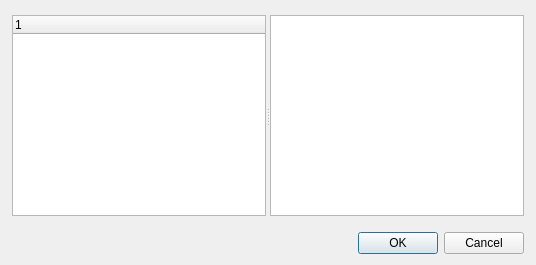
<?xml version="1.0" encoding="UTF-8"?>
<ui version="4.0">
 <class>Dialog_XP_GetDir</class>
 <widget class="QDialog" name="Dialog_XP_GetDir">
  <property name="geometry">
   <rect>
    <x>0</x>
    <y>0</y>
    <width>536</width>
    <height>265</height>
   </rect>
  </property>
  <property name="windowTitle">
   <string>Browse For Folder</string>
  </property>
  <layout class="QGridLayout" name="gridLayout">
   <property name="leftMargin">
    <number>12</number>
   </property>
   <property name="topMargin">
    <number>15</number>
   </property>
   <property name="rightMargin">
    <number>12</number>
   </property>
   <item row="0" column="0">
    <widget class="QSplitter" name="splitter">
     <property name="orientation">
      <enum>Qt::Horizontal</enum>
     </property>
     <widget class="QTreeWidget" name="drives_TV">
      <column>
       <property name="text">
        <string notr="true">1</string>
       </property>
      </column>
     </widget>
     <widget class="QTreeView" name="folders_TV"/>
    </widget>
   </item>
   <item row="1" column="0">
    <spacer name="verticalSpacer">
     <property name="orientation">
      <enum>Qt::Vertical</enum>
     </property>
     <property name="sizeType">
      <enum>QSizePolicy::Fixed</enum>
     </property>
     <property name="sizeHint" stdset="0">
      <size>
       <width>20</width>
       <height>10</height>
      </size>
     </property>
    </spacer>
   </item>
   <item row="2" column="0">
    <layout class="QHBoxLayout" name="horizontalLayout">
     <item>
      <spacer name="horizontalSpacer">
       <property name="orientation">
        <enum>Qt::Horizontal</enum>
       </property>
       <property name="sizeHint" stdset="0">
        <size>
         <width>40</width>
         <height>20</height>
        </size>
       </property>
      </spacer>
     </item>
     <item>
      <widget class="QPushButton" name="ok_PB">
       <property name="text">
        <string>OK</string>
       </property>
      </widget>
     </item>
     <item>
      <widget class="QPushButton" name="cancel_PB">
       <property name="text">
        <string>Cancel</string>
       </property>
      </widget>
     </item>
    </layout>
   </item>
  </layout>
 </widget>
 <resources/>
 <connections/>
</ui>
